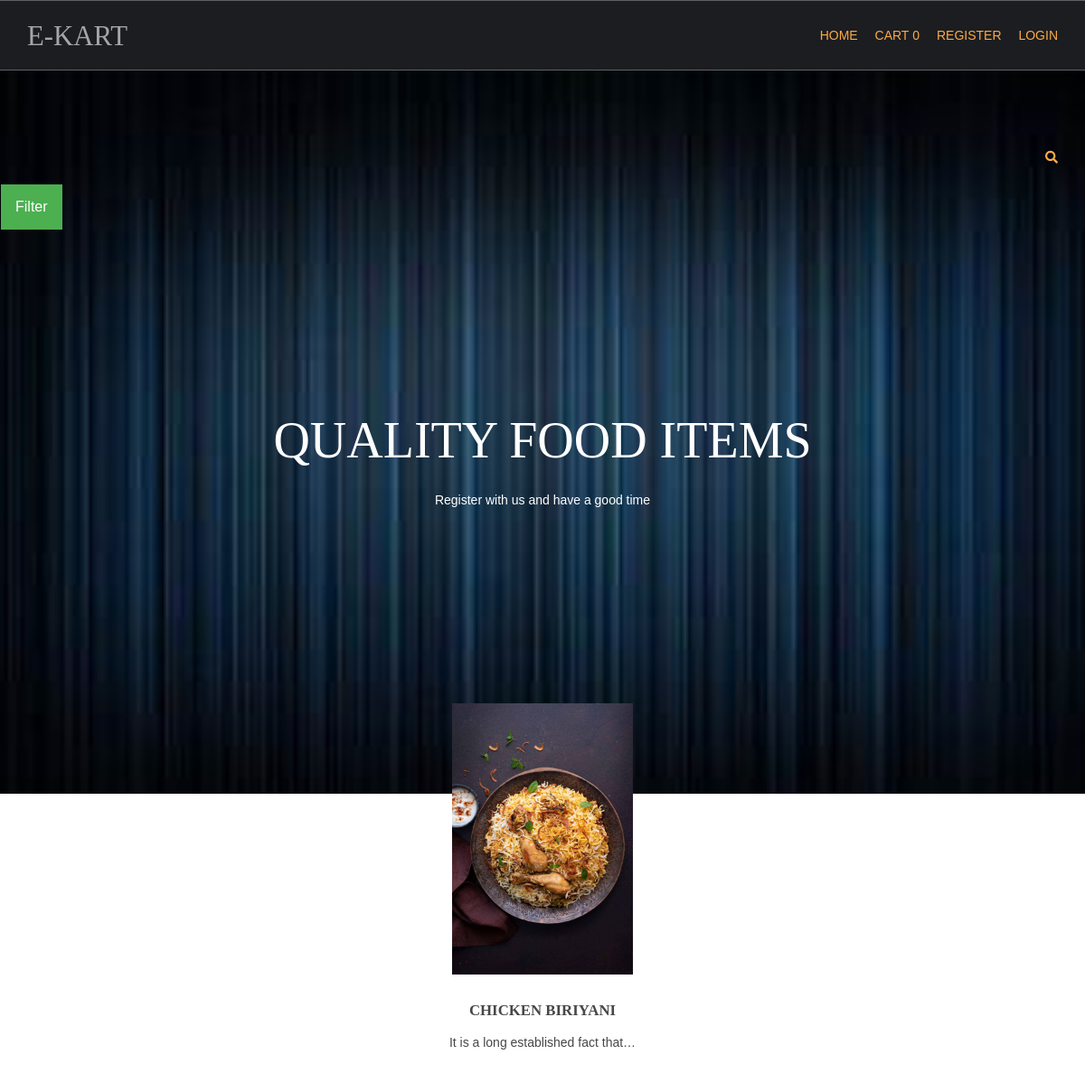
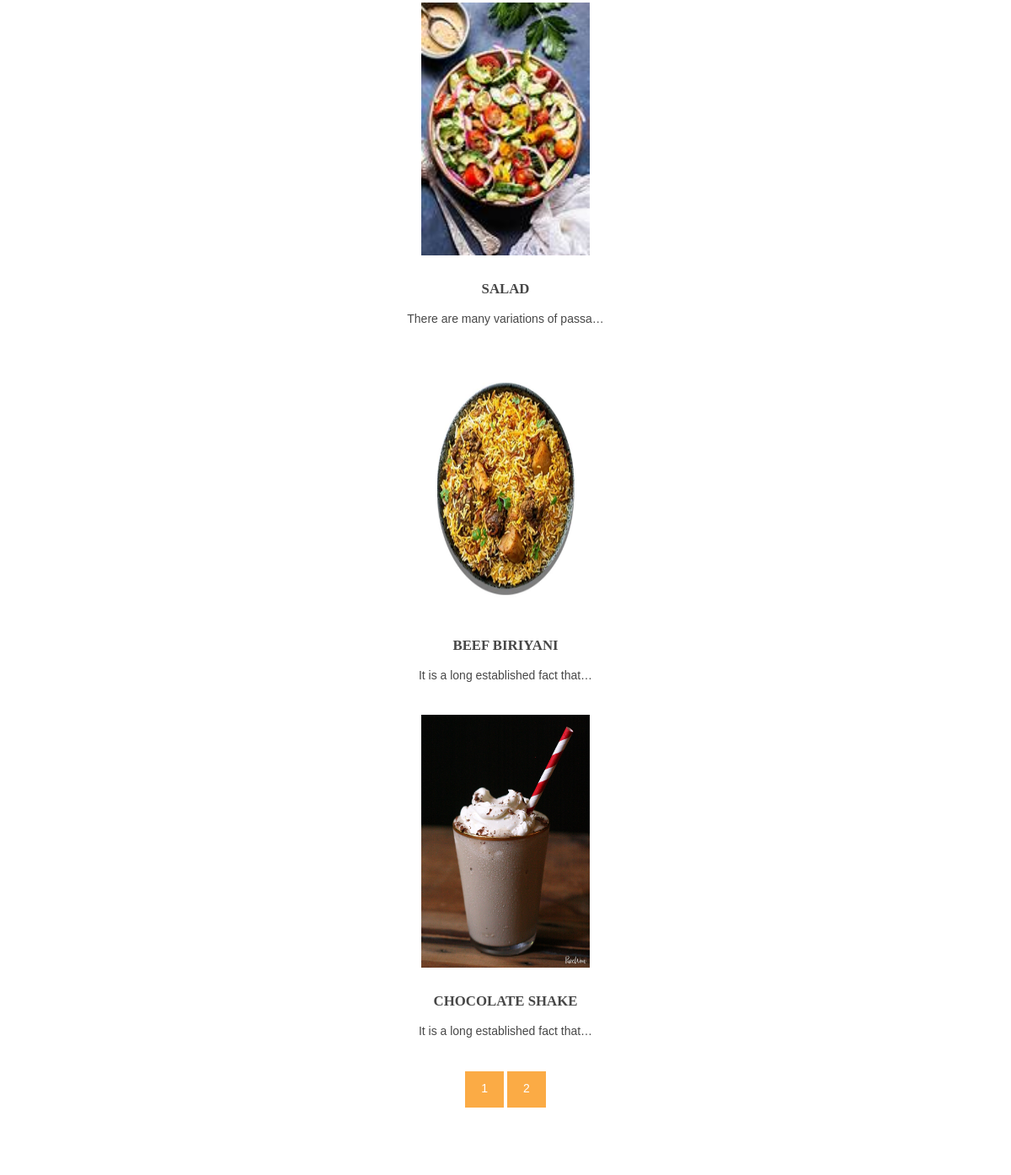
The page / on the database its author committed (2 pictures, top to bottom).
### shop/models.py (models this page shows, shortened)
class products(models.Model):
    name = models.CharField(max_length=250, unique=True)
    slug = models.SlugField(max_length=250, unique=True)
    img = models.ImageField(upload_to='pictures')
    desc = models.TextField()
    stock = models.IntegerField()
    available = models.BooleanField()
    price = models.IntegerField()
    category = models.ForeignKey(categ, on_delete=models.CASCADE)
    def get_url(self):
        return reverse('details', args=[self.category.slug, self.slug])

### shop/views.py (the view)
# urls.py: 2. Add a URL to urlpatterns:  path('', views.home, name='home')
def home(request, c_slug=None):
    c_page = None
    prodt = None
    if c_slug != None:
        c_page = get_object_or_404(categ, slug=c_slug)
        prodt = products.objects.filter(category=c_page, available=True)
    else:
        prodt = products.objects.all().filter(available=True)
    cat = categ.objects.all()
    paginator = Paginator(prodt, 4)
    try:
        page = int(request.GET.get('page', '1'))
    except:
        page = 1
    try:
        pro = paginator.page(page)
    except(EmptyPage, InvalidPage):
        pro = paginator.page(paginator.num_pages)
    return render(request, 'index.html', {'pr': prodt, 'ct': cat, 'pg': pro})

### cart/context_processor.py (called while the page is built)
def count(request):
    item_count=0
    if 'admin' in request.path:
        return {}
    else:
        try:
            ct=cartlist.objects.filter(cart_id=c_id(request))
            cti=items.objects.all().filter(cart=ct[:1])
            for c in cti:
                item_count+=c.quan
        except cartlist.DoesNotExist:
            item_count=0
        return dict(itc=item_count)

### cart/views.py (called while the page is built)
def c_id(request):
    ct_id=request.session.session_key
    if not ct_id:
       ct_id=request.session.create()
    return ct_id

### shop/models.py (called while the page is built)
    def get_url(self):
        return reverse('prod_cat', args=[self.slug])

### templates/index.html (shortened to what this page needs)
{% extends 'base.html' %}
{% load static %}
{% block content %}
<html lang="">
<head>
<link href="{% static 'hm/layout/styles/layout.css' %}" rel="stylesheet" type="text/css" media="all">
</head>
<body id="top">
<div class="abcd" style="background-image:url({% static 'hm/images/demo/backgrounds/qw.jpg' %});"><br>
<br>
    <div class="wrapper row0"><br>
      <div id="topbar" class="hoc clear">
         <div class="fl_right">
            <ul class="nospace">
              <li id="searchform">
              </li>
             </ul>
         </div>
      </div>
    </div>
<div class="dropdown">
  <button class="dropbtn">Filter</button>
</div>
  <div id="pageintro" class="hoc clear">
    <article>
      <h3 class="heading">quality food items</h3>
      <p>Register with us and have a good time</p>
    </article>
  </div>
</div>
<div class="wrapper row3">
  <main class="hoc container">
    <section id="introblocks">
      <div >
        {% for i in pg.object_list %}
          <figure><a href={{i.get_url}}><img src="{{i.img.url}}" alt="" style="width:200;height:300"></a>
            <figcaption>
              <h4 class="heading">{{i.name}} </h4>
              <p>{{i.desc|truncatechars:35}}</p><br>
            </figcaption>
          </figure>
        {% endfor %}
      </div>
    </section>
<center>
  {% for p in pg.paginator.page_range %}
  <a href="?page={{p}}" class="btn btn-light btn-sm{% if pg.paginator == p %} active {% endif %}">{{p}}</a>
  {% endfor %}
</center>
  </main>
</div>
</body>
</html>
{% endblock %}

### templates/base.html (shortened to what this page needs)
{% load static %}
<html lang="">
<head>
<link href="{% static 'hm/layout/styles/layout.css' %}" rel="stylesheet" type="text/css" media="all">
</head>
<body id="top">
  <div class="wrapper row1">
    <header id="header" class="hoc clear">
      <div id="logo" class="fl_left">
        <h1><a href="/">E-kart</a></h1>
      </div>
      <nav id="mainav" class="fl_right">
        <ul class="clear">
          <li class="active"><a href="/">Home</a></li>
          <li class="active"><a href={% url 'cartDetails' %}>Cart&nbsp;{{itc}}</a></li>
          {% if user.is_authenticated %}
          <li> <h3> Hai {{user.username}}</h3></li>
          <li class="active"><a href="{% url 'logout' %}">Logout</a></li>
          {% else %}
          <li class="active"><a href={% url 'register' %}>Register</a></li>
          <li class="active"><a href="{% url 'login' %}">Login</a></li>
          {% endif %}
        </ul>
      </nav>
    </header>
  </div>
  {% block content %}
  {% endblock %}
  </body>
  </html>

### static/hm/layout/styles/layout.css (style rules this page uses)
.row1 { border:solid; border-width:1px 0; }
#topbar { padding:20px 0; font-size:.8rem; text-transform:uppercase; }
#topbar ul li { display:inline-block; margin-right:15px; }
#topbar ul li:last-child { margin-right:0; padding-right:0; border-right:none; }
#topbar #searchform { position:relative; line-height:1; z-index:9999; }
#topbar #searchform::after { display:block; height:18px; line-height:18px; padding:0; font-family:"Font Awesome\ 5 Free"; font-weight:900; font-size:1rem; content:"\f002"; }
#topbar #searchform ::placeholder { text-transform:capitalize; }
#header #logo { margin:22px 0 0 0; }
#header #logo h1 { margin:0; padding:0; font-size:2.2rem; text-transform:uppercase; }
#pageintro { padding:200px 0 300px; }
#pageintro article, #pageintro article p { display:block; max-width:75%; margin:0 auto; text-align:center; }
#pageintro article p { max-width:65%; line-height:2rem; }
#pageintro .heading { margin-bottom:20px; font-size:4rem; }
.container { padding:80px 0; }
#introblocks { display:block; position:relative; margin:-180px 0 0 0; z-index:1; text-align:center; }
#introblocks figure figcaption { display:block; padding:30px 0 0 0; text-align:center; }
#introblocks figure figcaption .heading { font-size:1.2rem; font-weight:700; margin-bottom:0; }
*, *::before, *::after { transition:all .3s ease-in-out; }
nav ul, nav ol { margin:0; padding:0; list-style:none; }
#mainav, #breadcrumb, .sidebar nav { line-height:normal; }
#mainav ul { text-transform:uppercase; }
#mainav li { display:inline-block; position:relative; margin:0 15px 0 0; padding:0; }
#mainav li:last-child { margin-right:0; }
#mainav li a { display:block; padding:30px 0; }
body { color:#A5A6AA; background-color:#1C1D21; }
a { color:#FBAB45; }
.btn, .btn.inverse:hover { color:#FFFFFF; background-color:#FBAB45; border-color:#FBAB45; }
.row1 { border-color:rgba(255,255,255,.3); }
.row3 { color:#474747; background-color:#FFFFFF; }
#topbar #searchform { color:#FBAB45; }
#header #logo h1 a { color:inherit; }
#pageintro { color:#FFFFFF; }
#mainav li a { color:inherit; }
#mainav .active a, #mainav a:hover, #mainav li:hover > a { color:#FBAB45; background-color:inherit; }
@media screen and (min-width:1140px) { .hoc { max-width:1140px; } }

### static/hm/layout/styles/framework.css (style rules this page uses)
html { overflow-y:scroll; overflow-x:hidden; }
html, body { margin:0; padding:0; font-size:14px; line-height:1.6em; }
*, *::before, *::after { box-sizing:border-box; }
.nospace { margin:0; padding:0; list-style:none; }
.btn { display:inline-block; padding:8px 18px 10px; text-transform:uppercase; border:1px solid; }
.clear, .group { display:block; }
.clear::before, .clear::after, .group::before, .group::after { display:table; content:""; }
.clear, .clear::after, .group, .group::after { clear:both; }
a { outline:none; text-decoration:none; }
.fl_left, .imgl { float:left; }
.fl_right, .imgr { float:right; }
img { width:auto; max-width:100%; height:auto; margin:0; padding:0; border:none; line-height:normal; vertical-align:middle; }
body, input, textarea, select { font-family:Verdana, Geneva, sans-serif; }
h1, h2, h3, h4, h5, h6, .heading { font-family:Georgia, "Times New Roman", Times, serif; }
label, input, textarea, select, button { display:block; resize:none; outline:none; color:inherit; font-size:inherit; font-family:inherit; vertical-align:middle; }
::placeholder { opacity:1; }
h1, h2, h3, h4, h5, h6, .heading { margin:0 0 20px 0; font-size:1.4rem; line-height:normal; font-weight:normal; text-transform:uppercase; }
.wrapper { display:block; position:relative; width:100%; margin:0; padding:0; text-align:left; word-wrap:break-word; }
.hoc { display:block; margin:0 auto; }
address, article, aside, figcaption, figure, footer, header, main, nav, section { display:block; margin:0; padding:0; }

### templates/index.html (style rules this page uses)
.dropbtn { background-color: #4CAF50; color: white; padding: 16px; font-size: 16px; border: none; cursor: pointer; }
.dropdown { position: relative; display: inline-block; padding: 1px; }
.abcd { height: 100%; background-position: center; background-repeat: no-repeat; background-size: cover; }

### rows shown on the page
products: img (picture), name "CHICKEN BIRIYANI", desc "It is a long established fact that…"
products: img (picture), name "SALAD", desc "There are many variations of passa…"
products: img (picture), name "BEEF BIRIYANI", desc "It is a long established fact that…"
products: img (picture), name "CHOCOLATE SHAKE", desc "It is a long established fact that…"

### other values the page prints
{{ itc }} "0"
{{ p }} "1" "2"
